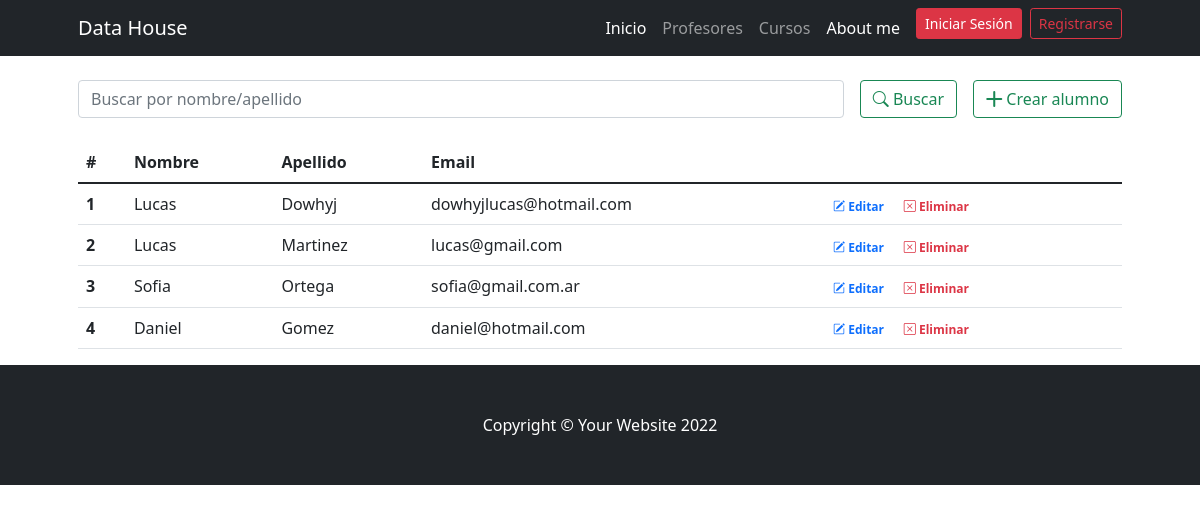
The app's page /alumnos, older data.
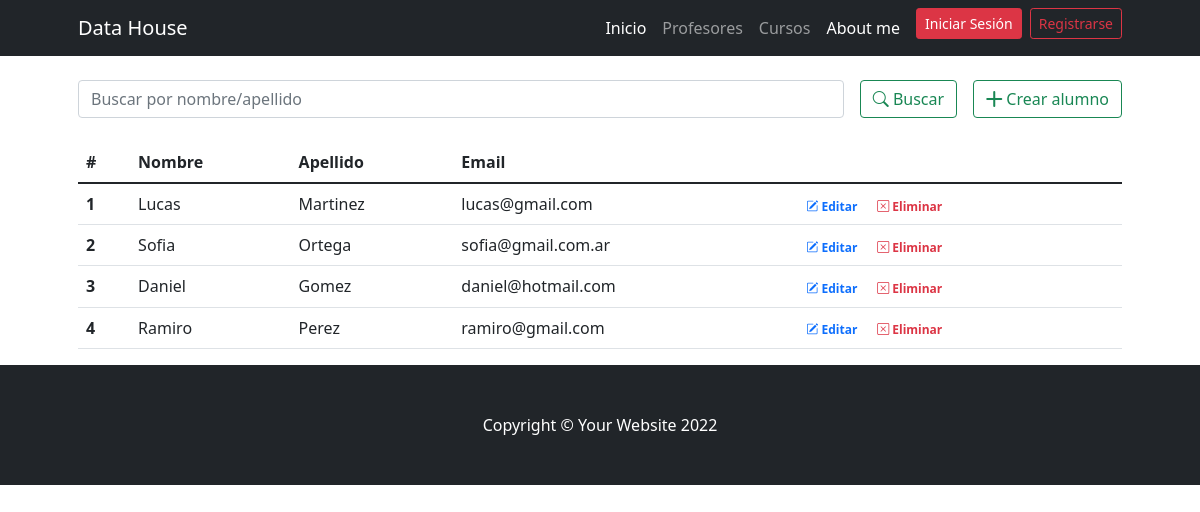
The same page, newer data.
### AppCoder/models.py (models this page shows)
class Alumno(models.Model):
    nombre = models.CharField(max_length=30)
    apellido = models.CharField(max_length=30)
    email = models.EmailField(blank=True, null=True)

### AppCoder/views.py (the view)
# urls.py: path('alumnos', alumnos, name="alumnos"),
def alumnos(request):
    if request.method=="POST":
        search = request.POST["search"]
        if search != "":
            alumnos = Alumno.objects.filter( Q(nombre__icontains=search) | Q(apellido__icontains=search)).values()
            return render(request,"AppCoder/alumnos.html",{"alumnos":alumnos, "search":True, "busqueda":search})
    alumnos = Alumno.objects.all()
    return render(request, 'AppCoder/alumnos.html',{"alumnos":alumnos})

### AppCoder/templates/AppCoder/alumnos.html (shortened to what this page needs)
{% extends 'AppCoder/base.html' %}
{% load static %}
{% block contenidoPagina %}
<br>
<div class="container px-5">
    <div class="row gx-5 justify-content-center">
        <div class="col-lg-12">
            <form class="d-flex my-2 my-lg-0" action="" method="post">
                <input class="flex-grow-0 form-control mr-sm-2" type="search" name="search"
                    placeholder="Buscar por nombre/apellido" aria-label="Search">
                <button class="btn btn-outline-success text-nowrap ms-3 my-2 my-sm-0" type="submit"> <i
                        class="bi bi-search"></i> Buscar</button>
                <a class="btn btn-outline-success text-nowrap ms-3 my-2 my-sm-0" href="{% url 'crearAlumno' %}"> <i
                        class="bi bi-plus-lg"></i> Crear alumno</a>
            </form>
        </div>
    </div>
    <br>
    <table class="table">
        <thead>
            <tr>
                <th scope="col">#</th>
                <th scope="col">Nombre</th>
                <th scope="col">Apellido</th>
                <th scope="col">Email</th>
            </tr>
        </thead>
        <tbody>
            {% for alumno in alumnos %}
            <tr>
                <th scope="row">{{forloop.counter}}</th>
                <td>{{alumno.nombre}}</td>
                <td>{{alumno.apellido}}</td>
                <td>{{alumno.email}}</td>
                <td>
                    <a href="{% url 'editarAlumno' alumno.id %}"
                        class="text-primary badge badge-primary text-decoration-none"> <i
                            class="bi bi-pencil-square"></i> Editar</a>
                    <a href="{% url 'eliminarAlumno' alumno.id %}"
                        class="text-danger badge badge-danger text-decoration-none"> <i class="bi bi-x-square"></i>
                        Eliminar</a>
                </td>
            </tr>
            {% endfor %}
        </tbody>
    </table>
</div>
{% endblock %}

Row changes from the older to the newer data that the page shows:
removed Alumno: nombre "Lucas", apellido "Dowhyj", email "dowhyjlucas@hotmail.com"
added Alumno: nombre "Ramiro", apellido "Perez", email "ramiro@gmail.com"
